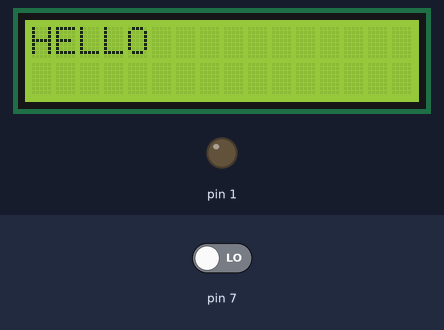
A sketch run on a simulated Arduino Uno, built with avr-gcc and run on an emulated ATmega328P. Parts: 16×2 character LCD, output pins drawn as LEDs (lit = HIGH). The test bench sets the inputs (shaded band); at power-on: pin 7 LOW.

Above: at 1.2 s.
1.3 s: pin 7 driven HIGH
At 2.4 s:
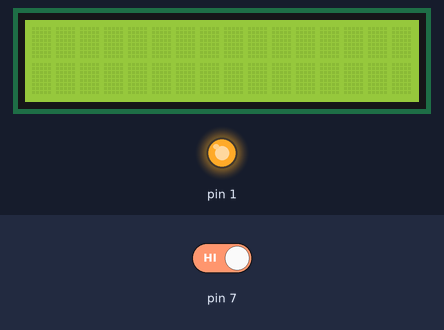
Timing chart, 0 to 4.3 s (numbered marks = the images above; inputs shaded):
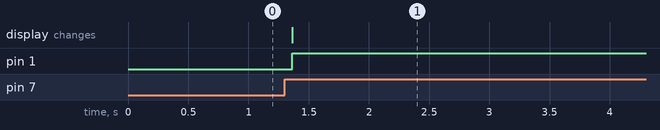

Measured:
- after the input at 1.3 s, pin 1: LOW → HIGH after 0.06 s; the display: changes after 0.06 s (image 1)

The sketch:

B5.ino
```cpp
#include<LiquidCrystal.h>
LiquidCrystal lcd(12,11,5,4,3,2);
void setup() {
  lcd.begin(16,2);
  pinMode(7,INPUT);
  pinMode(1,OUTPUT);
  lcd.display();
  digitalWrite(1,LOW);
  lcd.print("HELLO");
}
byte btn_state=LOW;
byte mode=LOW;
void loop() {
  if(!btn_state&&digitalRead(7)){
    if(mode){
      lcd.display();
      digitalWrite(1,LOW);
    }
    else{
      lcd.noDisplay();
      digitalWrite(1,HIGH);
    }
    mode=!mode;
  }

  btn_state=digitalRead(7);
  delay(100);
}
```
